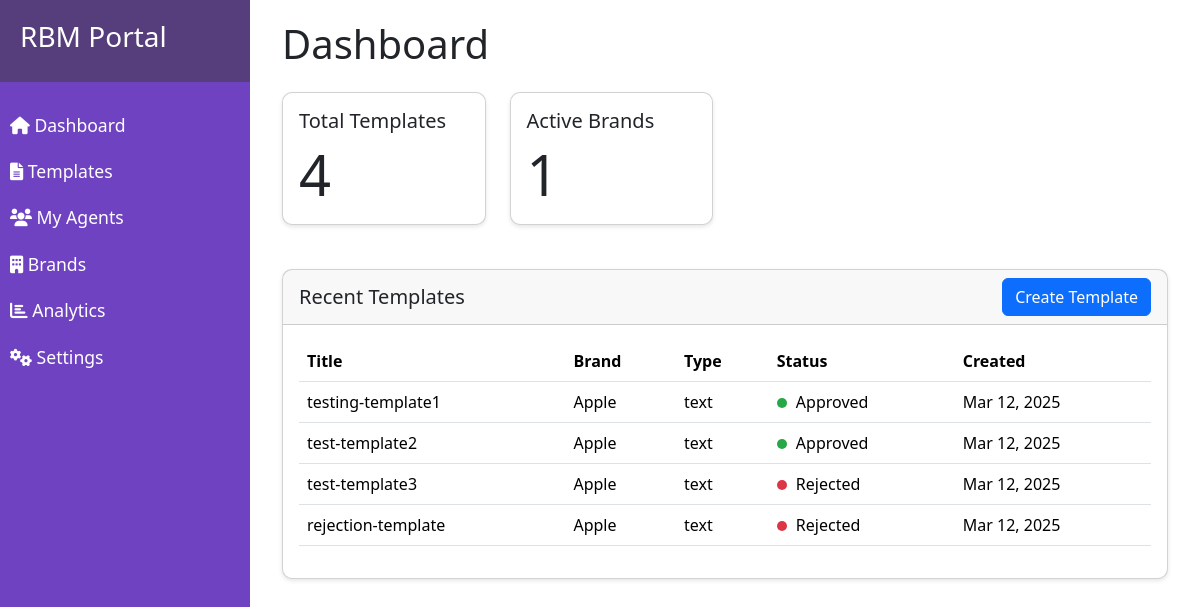
Screenshot of / (signed in) with the database file from the repository.
### dashboard/models.py (models this page shows, shortened)
class Template(models.Model):
    STATUS_CHOICES = [
        ('pending', 'Pending for Approval'),
        ('approved', 'Approved'),
        ('rejected', 'Rejected'),
    ]
    MESSAGE_TYPES = [
        ('text', 'Text'),
        ('media', 'Media'),
        ('card', 'Card'),
    ]
    title = models.CharField(max_length=200)
    content = models.TextField()
    variables = models.TextField(blank=True)  # Allow any string without JSON validation
    message_type = models.CharField(max_length=20, choices=MESSAGE_TYPES)
    status = models.CharField(max_length=20, choices=STATUS_CHOICES, default='pending')
    brand = models.ForeignKey(Brand, on_delete=models.CASCADE)
    created_by = models.ForeignKey(User, on_delete=models.CASCADE)
    created_at = models.DateTimeField(auto_now_add=True)
    updated_at = models.DateTimeField(auto_now=True)

class Brand(models.Model):
    name = models.CharField(max_length=100)
    description = models.TextField(blank=True)
    created_at = models.DateTimeField(auto_now_add=True)

### dashboard/views.py (the view)
# urls.py: path('', views.dashboard, name='dashboard'),
@login_required
def dashboard(request):
    templates = Template.objects.all()
    brands = Brand.objects.all()
    context = {
        'templates': templates,
        'brands': brands,
    }
    return render(request, 'dashboard/dashboard.html', context)

### templates/dashboard/dashboard.html
{% extends 'base.html' %}
{% block content %}
<div class="container-fluid">
    <h1 class="mb-4">Dashboard</h1>
    <div class="row mb-4">
        <div class="col-md-3">
            <div class="card">
                <div class="card-body">
                    <h5 class="card-title">Total Templates</h5>
                    <p class="card-text display-4">{{ templates.count }}</p>
                </div>
            </div>
        </div>
        <div class="col-md-3">
            <div class="card">
                <div class="card-body">
                    <h5 class="card-title">Active Brands</h5>
                    <p class="card-text display-4">{{ brands.count }}</p>
                </div>
            </div>
        </div>
    </div>
    <div class="card">
        <div class="card-header d-flex justify-content-between align-items-center">
            <h5 class="mb-0">Recent Templates</h5>
            <a href="{% url 'create_template' %}" class="btn btn-primary">Create Template</a>
        </div>
        <div class="card-body">
            <div class="table-responsive">
                <table class="table">
                    <thead>
                        <tr>
                            <th>Title</th>
                            <th>Brand</th>
                            <th>Type</th>
                            <th>Status</th>
                            <th>Created</th>
                        </tr>
                    </thead>
                    <tbody>
                        {% for template in templates|slice:":5" %}
                        <tr>
                            <td>{{ template.title }}</td>
                            <td>{{ template.brand.name }}</td>
                            <td>{{ template.message_type }}</td>
                            <td>
                                <span class="status-indicator status-{{ template.status }}"></span>
                                {{ template.get_status_display }}
                            </td>
                            <td>{{ template.created_at|date:"M d, Y" }}</td>
                        </tr>
                        {% endfor %}
                    </tbody>
                </table>
            </div>
        </div>
    </div>
</div>
{% endblock %}

### templates/base.html (shortened to what this page needs)
<!DOCTYPE html>
<html lang="en">
<head>
    <link href="https://cdn.jsdelivr.net/npm/bootstrap@5.3.2/dist/css/bootstrap.min.css" rel="stylesheet">
    <link rel="stylesheet" href="https://cdnjs.cloudflare.com/ajax/libs/font-awesome/6.0.0/css/all.min.css">
    {% load static %}
    <link rel="stylesheet" href="{% static 'css/style.css' %}">
</head>
<body>
    <div class="wrapper">
        {% if user.is_authenticated %}
        <nav id="sidebar">
            <div class="sidebar-header">
                <h3>RBM Portal</h3>
            </div>
            <ul class="list-unstyled components">
                <li><a href="{% url 'dashboard' %}"><i class="fas fa-home"></i> Dashboard</a></li>
                <li><a href="{% url 'template_list' %}"><i class="fas fa-file-alt"></i> Templates</a></li>
                <li><a href="{% url 'agent_list' %}"><i class="fas fa-users"></i> My Agents</a></li>
                <li><a href="{% url 'brand_list' %}"><i class="fas fa-building"></i> Brands</a></li>
                <li><a href="{% url 'analytics' %}"><i class="fas fa-chart-bar"></i> Analytics</a></li>
                <li><a href="{% url 'approval_settings' %}"><i class="fas fa-cogs"></i> Settings</a></li>
            </ul>
        </nav>
        {% endif %}
        <div id="content">
            {% block content %}
            {% endblock %}
        </div>
    </div>
</body>
</html>

### static/css/style.css (style rules this page uses)
:root { --primary-color: #6f42c1; --secondary-color: #563d7c; }
.wrapper { display: flex; align-items: stretch; }
#sidebar { min-width: 250px; max-width: 250px; min-height: 100vh; background: var(--primary-color); color: #fff; transition: all 0.3s; }
#sidebar .sidebar-header { padding: 20px; background: var(--secondary-color); }
#sidebar ul.components { padding: 20px 0; }
#sidebar ul li a { padding: 10px; font-size: 1.1em; display: block; color: #fff; text-decoration: none; }
#content { width: 100%; padding: 20px; min-height: 100vh; }
.card { margin-bottom: 20px; border-radius: 10px; box-shadow: 0 2px 4px rgba(0,0,0,0.1); }
.status-indicator { width: 10px; height: 10px; border-radius: 50%; display: inline-block; margin-right: 5px; }
.status-approved { background-color: #28a745; }
.status-rejected { background-color: #dc3545; }

### rows the page displays
Template: title "testing-template1", brand.name "Apple", message_type "text", status "Approved", created_at "Mar 12, 2025"
Template: title "test-template2", brand.name "Apple", message_type "text", status "Approved", created_at "Mar 12, 2025"
Template: title "test-template3", brand.name "Apple", message_type "text", status "Rejected", created_at "Mar 12, 2025"
Template: title "rejection-template", brand.name "Apple", message_type "text", status "Rejected", created_at "Mar 12, 2025"

### other values shown
{{ templates.count }} "4"
{{ brands.count }} "1"
